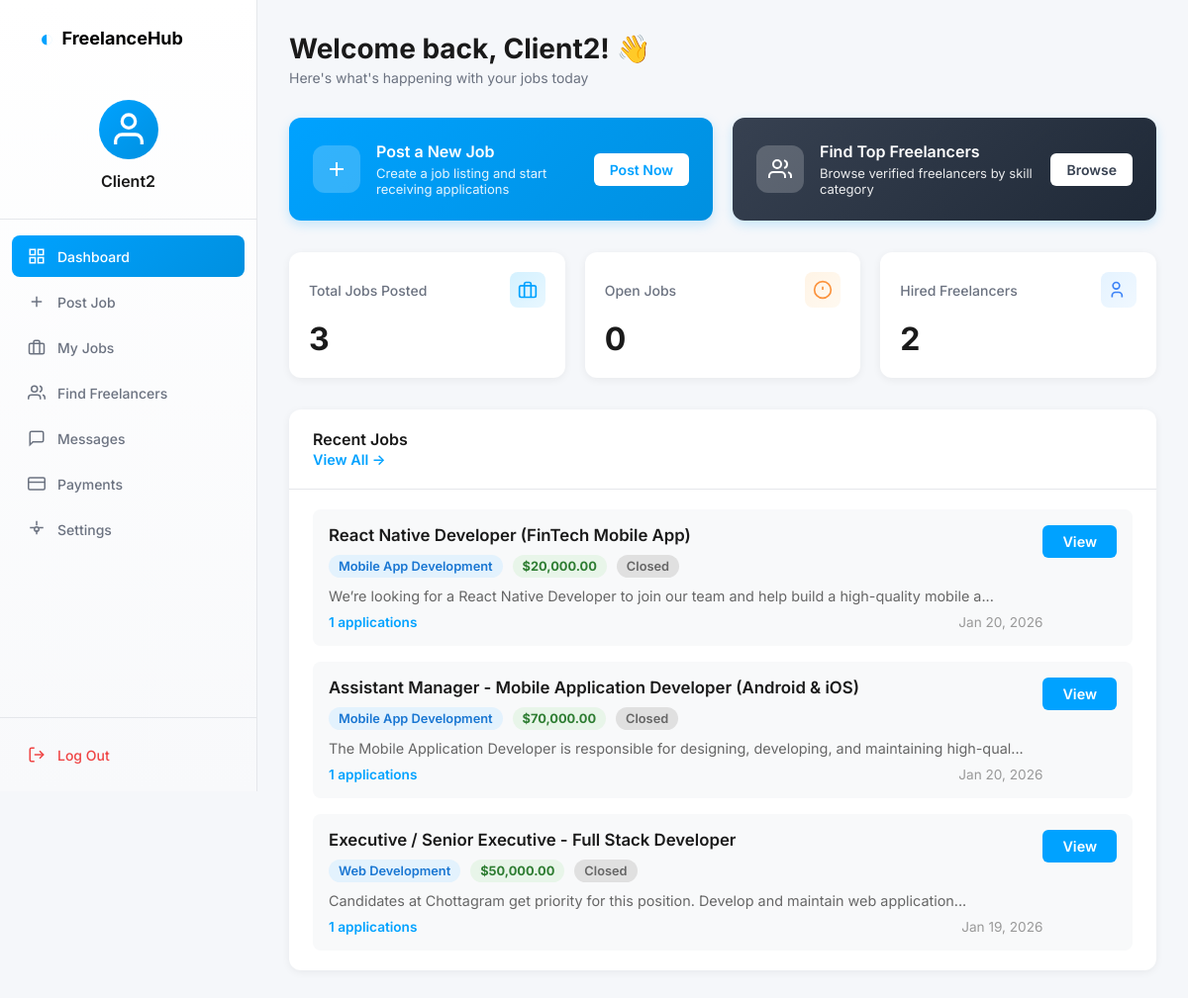
Screenshot of /client/dashboard.php (signed in) with the database file from the repository.
### tables this page shows
CREATE TABLE `jobs` (
  `job_id` int(11) NOT NULL,
  `client_id` int(11) NOT NULL,
  `skill_id` int(11) NOT NULL,
  `job_title` varchar(150) DEFAULT NULL,
  `job_description` text DEFAULT NULL,
  `status` enum('open','closed') DEFAULT 'open',
  `is_hired` tinyint(1) DEFAULT 0,
  `hired_freelancer_id` int(11) DEFAULT NULL,
  `hired_at` timestamp NULL DEFAULT NULL,
  `budget` decimal(10,2) DEFAULT NULL,
  `created_at` timestamp NOT NULL DEFAULT current_timestamp()
);

CREATE TABLE `skill_categories` (
  `skill_id` int(11) NOT NULL,
  `skill_name` varchar(100) NOT NULL,
  `created_at` timestamp NOT NULL DEFAULT current_timestamp()
);

### client/pages/home.php (the view, shortened to what this page needs)
<?php
$client_id = $_SESSION['client_id'];
$total_jobs_query = $conn->query("SELECT COUNT(*) as total FROM jobs WHERE client_id = $client_id");
$total_jobs = $total_jobs_query->fetch_assoc()['total'] ?? 0;
$open_jobs_query = $conn->query("SELECT COUNT(*) as total FROM jobs WHERE client_id = $client_id AND status = 'open'");
$open_jobs = $open_jobs_query->fetch_assoc()['total'] ?? 0;
$hired_query = $conn->query("SELECT COUNT(DISTINCT freelancer_id) as total FROM hired_freelancers WHERE client_id = $client_id");
$total_hired = $hired_query->fetch_assoc()['total'] ?? 0;
$recent_jobs_query = $conn->query("
    SELECT j.*, s.skill_name,
           (SELECT COUNT(*) FROM job_applications WHERE job_id = j.job_id) as application_count
    FROM jobs j
    LEFT JOIN skill_categories s ON j.skill_id = s.skill_id
    WHERE j.client_id = $client_id
    ORDER BY j.created_at DESC
    LIMIT 5
");
?>
<link rel="stylesheet" href="css/dashboard_content.css">
<div class="dashboard-container">
    <div class="dashboard-header">
        <div>
            <h1>Welcome back, <?= htmlspecialchars(explode(' ', $_SESSION['client_name'])[0]) ?>! 👋</h1>
            <p class="subtitle">Here's what's happening with your jobs today</p>
        </div>
    </div>
    <div class="action-cards">
        <div class="action-card primary">
            <div class="action-icon">
                <svg width="24" height="24" viewBox="0 0 24 24" fill="none" stroke="currentColor" stroke-width="2">
                    <line x1="12" y1="5" x2="12" y2="19"></line>
                    <line x1="5" y1="12" x2="19" y2="12"></line>
                </svg>
            </div>
            <div class="action-content">
                <h3>Post a New Job</h3>
                <p>Create a job listing and start receiving applications</p>
            </div>
            <a href="dashboard.php?page=post-job" class="action-btn">Post Now</a>
        </div>
        <div class="action-card secondary">
            <div class="action-icon">
                <svg width="24" height="24" viewBox="0 0 24 24" fill="none" stroke="currentColor" stroke-width="2">
                    <path d="M17 21v-2a4 4 0 0 0-4-4H5a4 4 0 0 0-4 4v2"></path>
                    <circle cx="9" cy="7" r="4"></circle>
                    <path d="M23 21v-2a4 4 0 0 0-3-3.87"></path>
                    <path d="M16 3.13a4 4 0 0 1 0 7.75"></path>
                </svg>
            </div>
            <div class="action-content">
                <h3>Find Top Freelancers</h3>
                <p>Browse verified freelancers by skill category</p>
            </div>
            <a href="dashboard.php?page=freelancers" class="action-btn">Browse</a>
        </div>
    </div>
    <div class="stats-grid">
        <div class="stat-card">
            <div class="stat-header">
                <span class="stat-label">Total Jobs Posted</span>
                <div class="stat-icon ongoing">
                    <svg width="20" height="20" viewBox="0 0 24 24" fill="none" stroke="currentColor" stroke-width="2">
                        <rect x="2" y="7" width="20" height="14" rx="2" ry="2"></rect>
                        <path d="M16 21V5a2 2 0 0 0-2-2h-4a2 2 0 0 0-2 2v16"></path>
                    </svg>
                </div>
            </div>
            <div class="stat-value"><?= $total_jobs ?></div>
        </div>
        <div class="stat-card">
            <div class="stat-header">
                <span class="stat-label">Open Jobs</span>
                <div class="stat-icon pending">
                    <svg width="20" height="20" viewBox="0 0 24 24" fill="none" stroke="currentColor" stroke-width="2">
                        <circle cx="12" cy="12" r="10"></circle>
                        <line x1="12" y1="8" x2="12" y2="12"></line>
                        <line x1="12" y1="16" x2="12.01" y2="16"></line>
                    </svg>
                </div>
            </div>
            <div class="stat-value"><?= $open_jobs ?></div>
        </div>
        <div class="stat-card">
            <div class="stat-header">
                <span class="stat-label">Hired Freelancers</span>
                <div class="stat-icon saved">
                    <svg width="20" height="20" viewBox="0 0 24 24" fill="none" stroke="currentColor" stroke-width="2">
                        <path d="M16 21v-2a4 4 0 0 0-4-4H8a4 4 0 0 0-4 4v2"></path>
                        <circle cx="9" cy="7" r="4"></circle>
                    </svg>
                </div>
            </div>
            <div class="stat-value"><?= $total_hired ?></div>
        </div>
    </div>
    <div class="content-card">
        <div class="card-header">
            <h3>Recent Jobs</h3>
            <a href="dashboard.php?page=jobs" class="view-all-link">View All →</a>
        </div>
        <div class="card-body">
            <?php if ($recent_jobs_query && $recent_jobs_query->num_rows > 0): ?>
                <div class="jobs-list">
                    <?php while ($job = $recent_jobs_query->fetch_assoc()): ?>
                        <div class="job-item-home">
                            <div class="job-info-home">
                                <h4><?= htmlspecialchars($job['job_title']) ?></h4>
                                <div class="job-meta-home">
                                    <span class="skill-badge-small"><?= htmlspecialchars($job['skill_name']) ?></span>
                                    <span class="job-budget-small">$<?= number_format($job['budget'], 2) ?></span>
                                    <span class="job-status-badge <?= $job['status'] ?>">
                                        <?= ucfirst($job['status']) ?>
                                    </span>
                                </div>
                                <p class="job-desc-small"><?= htmlspecialchars(substr($job['job_description'], 0, 100)) ?>...</p>
                                <div class="job-footer-home">
                                    <span class="application-count"><?= $job['application_count'] ?> applications</span>
                                    <span class="job-date-small"><?= date('M d, Y', strtotime($job['created_at'])) ?></span>
                                </div>
                            </div>
                            <a href="dashboard.php?page=jobs&view=<?= $job['job_id'] ?>" class="btn-view-small">View</a>
                        </div>
                    <?php endwhile; ?>
                </div>
            <?php endif; ?>
        </div>
    </div>
</div>
<link rel="stylesheet" href="css/client_home.css">

### client/css/client_dashboard.css (style rules this page uses)
* { margin: 0; padding: 0; box-sizing: border-box; }
body { font-family: 'Inter', -apple-system, BlinkMacSystemFont, 'Segoe UI', sans-serif; background-color: #f5f7fa; color: #333; }

### client/css/dashboard_content.css (style rules this page uses)
.dashboard-container { max-width: 1400px; margin: 0 auto; }
.dashboard-header { display: flex; justify-content: space-between; align-items: center; margin-bottom: 32px; }
.dashboard-header h1 { font-size: 28px; font-weight: 700; color: #1a1a1a; margin-bottom: 4px; }
.subtitle { font-size: 14px; color: #6b7280; font-weight: 400; }
.action-cards { display: grid; grid-template-columns: repeat(auto-fit, minmax(300px, 1fr)); gap: 20px; margin-bottom: 32px; }
.action-card { background: linear-gradient(135deg, #00a2ff 0%, #0090e0 100%); border-radius: 12px; padding: 24px; color: white; display: flex; align-items: center; gap: 16px; box-shadow: 0 4px 12px rgba(0, 162, 255, 0.2); transition: transform 0.3s ease; }
.action-card.secondary { background: linear-gradient(135deg, #374151 0%, #1f2937 100%); }
.action-icon { width: 48px; height: 48px; background: rgba(255, 255, 255, 0.2); border-radius: 12px; display: flex; align-items: center; justify-content: center; flex-shrink: 0; }
.action-content { flex: 1; }
.action-content h3 { font-size: 16px; font-weight: 600; margin-bottom: 4px; }
.action-content p { font-size: 13px; opacity: 0.9; }
.action-btn { background: white; color: #00a2ff; padding: 8px 16px; border-radius: 6px; text-decoration: none; font-size: 14px; font-weight: 600; white-space: nowrap; transition: all 0.3s ease; }
.action-card.secondary .action-btn { color: #374151; }
.stats-grid { display: grid; grid-template-columns: repeat(auto-fit, minmax(200px, 1fr)); gap: 20px; margin-bottom: 32px; }
.stat-card { background: white; border-radius: 12px; padding: 20px; box-shadow: 0 2px 8px rgba(0, 0, 0, 0.06); }
.stat-header { display: flex; justify-content: space-between; align-items: center; margin-bottom: 12px; }
.stat-label { font-size: 14px; color: #6b7280; font-weight: 500; }
.stat-icon { width: 36px; height: 36px; border-radius: 8px; display: flex; align-items: center; justify-content: center; }
.stat-icon.ongoing { background: linear-gradient(135deg, #d4f1ff 0%, #e8f7ff 100%); color: #00a2ff; }
.stat-icon.pending { background: linear-gradient(135deg, #fff4e6 0%, #fff9f0 100%); color: #fb923c; }
.stat-icon.saved { background: linear-gradient(135deg, #e5f3ff 0%, #f0f8ff 100%); color: #3b82f6; }
.stat-value { font-size: 32px; font-weight: 700; color: #1a1a1a; }
.content-card { background: white; border-radius: 12px; box-shadow: 0 2px 8px rgba(0, 0, 0, 0.06); overflow: hidden; }
.card-header { padding: 20px 24px; border-bottom: 1px solid #e5e7eb; }
.card-header h3 { font-size: 16px; font-weight: 600; color: #1a1a1a; }
.card-body { padding: 20px 24px; }

### client/css/client_home.css (style rules this page uses)
.view-all-link { color: #00a2ff; text-decoration: none; font-size: 0.9rem; font-weight: 600; transition: color 0.2s ease; }
.jobs-list { display: flex; flex-direction: column; gap: 16px; }
.job-item-home { display: flex; justify-content: space-between; align-items: flex-start; padding: 16px; background: #f8f9fa; border-radius: 8px; transition: transform 0.2s ease; }
.job-info-home { flex: 1; }
.job-info-home h4 { font-size: 1.05rem; font-weight: 600; color: #1a1a1a; margin-bottom: 10px; }
.job-meta-home { display: flex; gap: 10px; margin-bottom: 10px; flex-wrap: wrap; }
.skill-badge-small { background: #e3f2fd; color: #1976d2; padding: 4px 10px; border-radius: 12px; font-size: 0.8rem; font-weight: 600; }
.job-budget-small { background: #e8f5e9; color: #2e7d32; padding: 4px 10px; border-radius: 12px; font-size: 0.8rem; font-weight: 700; }
.job-status-badge { padding: 4px 10px; border-radius: 12px; font-size: 0.8rem; font-weight: 600; }
.job-status-badge.closed { background: #e0e0e0; color: #666; }
.job-desc-small { font-size: 0.9rem; color: #666; margin-bottom: 10px; }
.job-footer-home { display: flex; justify-content: space-between; font-size: 0.85rem; color: #999; }
.application-count { font-weight: 600; color: #00a2ff; }
.btn-view-small { padding: 8px 20px; background: #00a2ff; color: #fff; text-decoration: none; border-radius: 6px; font-size: 0.9rem; font-weight: 600; transition: all 0.2s ease; }

### rows the page displays
jobs: job_title "React Native Developer (FinTech Mobile App)", skill.skill_name "Mobile App Development", budget "20,000.00", status "Closed", job_description "We’re looking for a React Native Developer to join our team and help build a high-quality mobile a", application_count "1", created_at "Jan 20, 2026"
jobs: job_title "Assistant Manager - Mobile Application Developer (Android & iOS)", skill.skill_name "Mobile App Development", budget "70,000.00", status "Closed", job_description "The Mobile Application Developer is responsible for designing, developing, and maintaining high-qual", application_count "1", created_at "Jan 20, 2026"
jobs: job_title "Executive / Senior Executive - Full Stack Developer", skill.skill_name "Web Development", budget "50,000.00", status "Closed", job_description "Candidates at Chottagram get priority for this position. Develop and maintain web application", application_count "1", created_at "Jan 19, 2026"

### other values shown
explode(' ', $client_name)[0] "Client2"
$label "Dashboard"
$label "Post Job"
$label "My Jobs"
$label "Find Freelancers"
$label "Messages"
$label "Payments"
$label "Settings"
explode(' ', $_SESSION['client_name'])[0] "Client2"
$total_jobs "3"
$open_jobs "0"
$total_hired "2"
